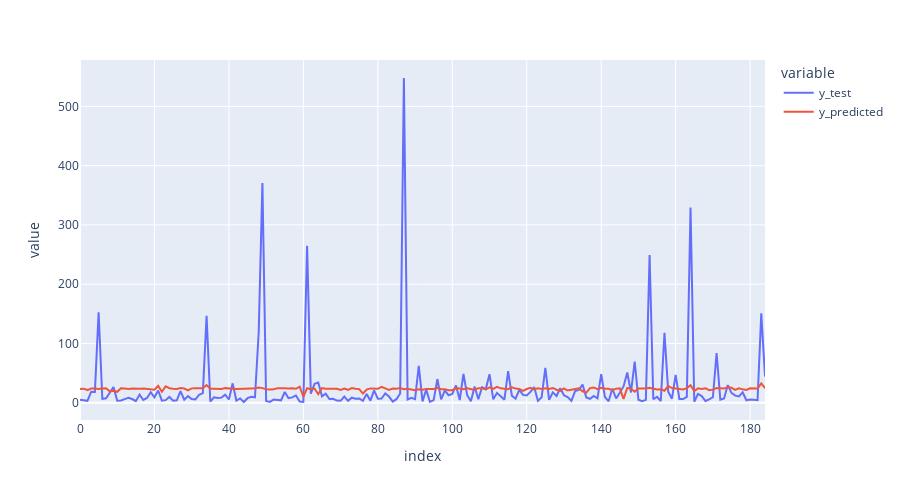

Here is the notebook cell this chart was saved with:
### Code cell
#Créant une data frame contenant y_test et y_predicted
y_test_predicted = pd.DataFrame ( { 'y_test' : y_test, 'y_predicted' : y_predicted } )
y_test_predicted.reset_index(inplace=True, drop = True )
y_test_predicted

#Visualisation de y_test et y_predicted
px.line ( y_test_predicted, x = y_test_predicted.index, y = ['y_test', 'y_predicted'], width  = 900, height = 500 )

### Figure 1 — Plotly figure (JSON) as saved in the notebook; plotly's stock layout.template omitted (floating-point values rounded to 4 significant figures; data arrays with more than 128 entries replaced by an {"elided": "..."} marker saying what was removed)
{"data": [{"hovertemplate": "variable=y_test<br>index=%{x}<br>value=%{y}<extra></extra>", "legendgroup": "y_test", "line": {"color": "#636efa", "dash": "solid"}, "marker": {"symbol": "circle"}, "mode": "lines", "name": "y_test", "orientation": "v", "showlegend": true, "type": "scatter", "x": {"elided": "185 int values"}, "xaxis": "x", "y": {"elided": "185 float values"}, "yaxis": "y"}, {"hovertemplate": "variable=y_predicted<br>index=%{x}<br>value=%{y}<extra></extra>", "legendgroup": "y_predicted", "line": {"color": "#EF553B", "dash": "solid"}, "marker": {"symbol": "circle"}, "mode": "lines", "name": "y_predicted", "orientation": "v", "showlegend": true, "type": "scatter", "x": {"elided": "185 int values"}, "xaxis": "x", "y": {"elided": "185 float values"}, "yaxis": "y"}], "layout": {"height": 500, "legend": {"title": {"text": "variable"}, "tracegroupgap": 0}, "margin": {"t": 60}, "width": 900, "xaxis": {"anchor": "y", "domain": [0, 1], "title": {"text": "index"}}, "yaxis": {"anchor": "x", "domain": [0, 1], "title": {"text": "value"}}}}
